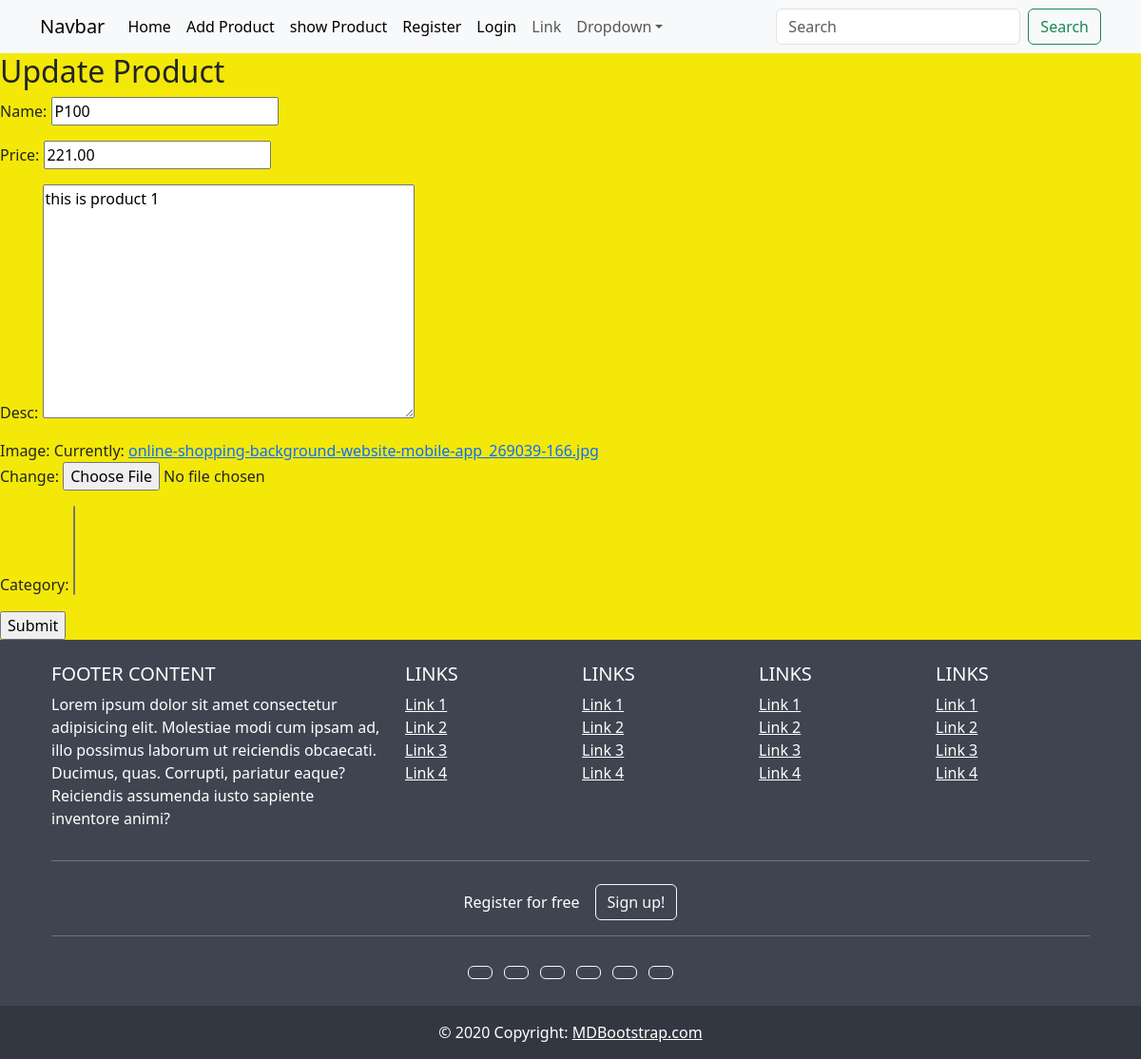
The page /product/product_details/update/3/ on the database as committed earlier.
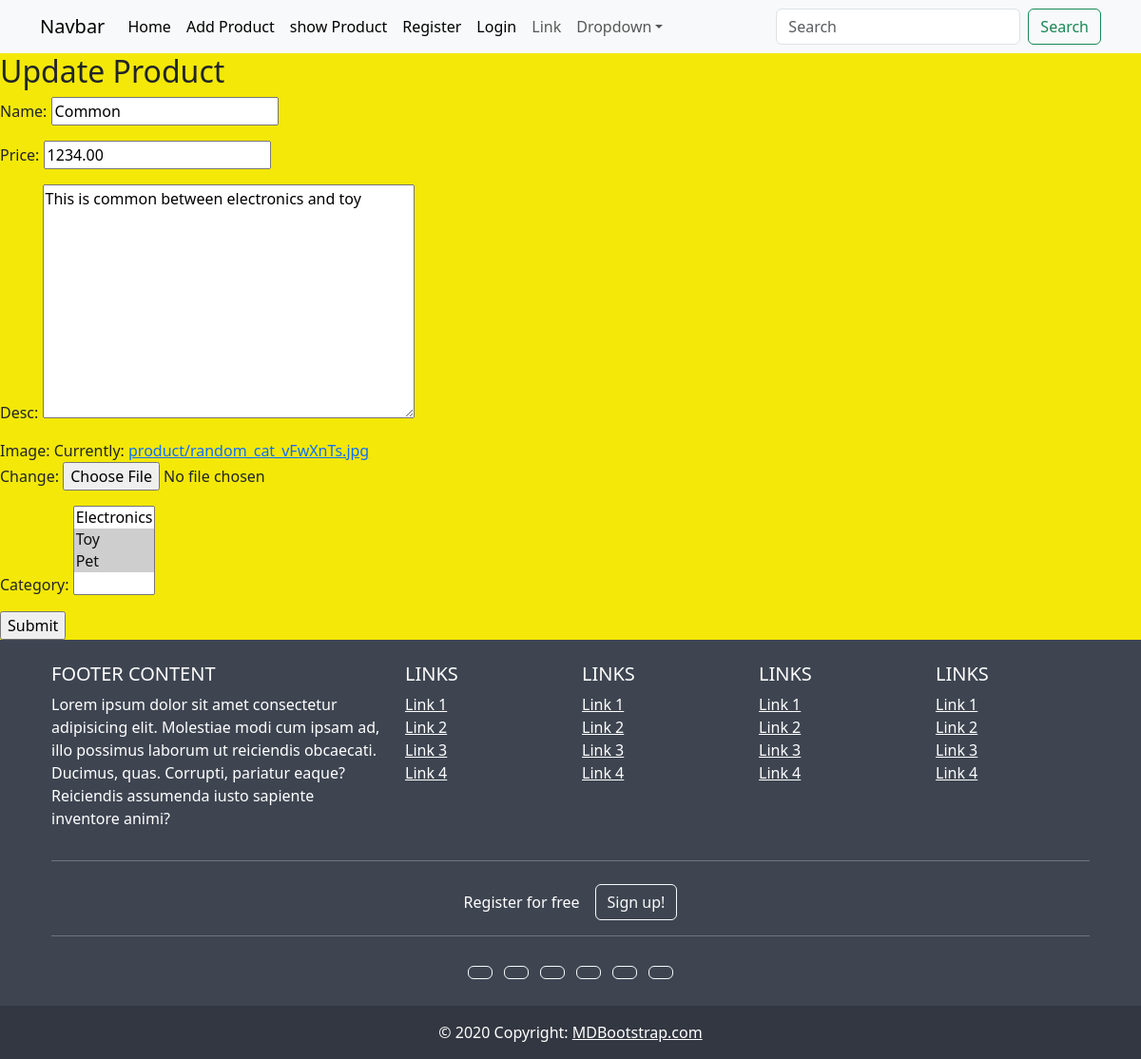
The same page on the database as committed later.
### product/models.py (models this page shows, shortened)
class Product(models.Model):#product_product
    name = models.CharField(max_length=25)
    price  = models.DecimalField(decimal_places=2,max_digits=10)
    desc = models.TextField()
    image = models.ImageField(upload_to='product/',default="product/online-shopping-background-website-mobile-app_269039-166.jpg")
    category = models.ManyToManyField(Category,db_table='Product_Category_New')
    class Meta:
        db_table = 'Products'
        ordering = ['name']

class Category(models.Model):
    name = models.CharField(max_length=100,primary_key=True)
    description = models.TextField()
    def __str__(self) -> str:
        return self.name

### product/views.py (the view, shortened to what this page needs)
# urls.py: path('product_details/update/<int:id>/',views.update_product,name='update-product'),
def update_product(request,id):
    p = get_object_or_404(Product,pk=id)
    if request.method =='GET':
        form = ProductForm(instance=p)
        return render(request,'product/update_product.html',{'form':form})

### product/forms.py
class ProductForm(ModelForm):
    class Meta:
        model = Product
        fields = '__all__'

### product/templates/product/update_product.html (shortened to what this page needs)
{% extends 'base.html' %}
{% block content %}
<h2>Update Product</h2>
<form method="Post" novalidate>
    {{form.as_p}}
    <input type="submit">
</form>
{% endblock %}

Rows that differ between the two databases and show on the page:
changed Product: name "P100" → "Common"; price "221.00" → "1234.00"; desc "this is product 1" → "This is common between electronics and toy"
Other text that changed with them:
form field category: (not shown) → "Electronics / Toy ☑ / Pet ☑"
text no longer shown: "Name: Price: Desc: Image: Currently: online-shopping-background-website-mobile-app_269039-166.jpg Change: Category:"
text now shown: "Name: Price: Desc: Image: Currently: product/random_cat_vFwXnTs.jpg Change: Category:"
